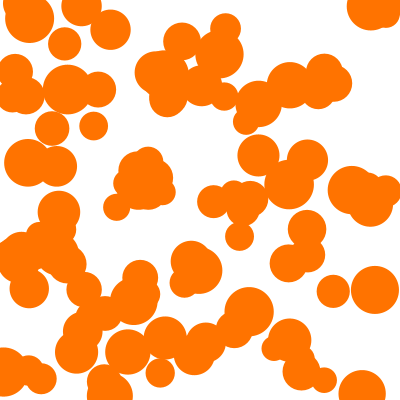
Frame 1 (no input)
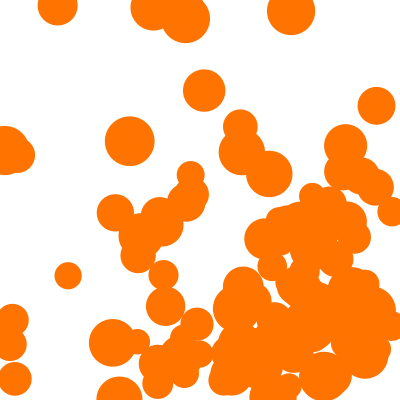
Frame 60 (the mouse pressed at the canvas centre just before this capture)
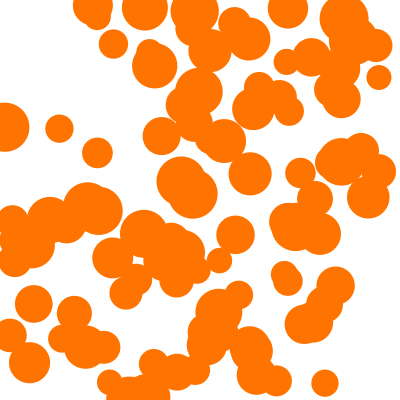
Frame 120 (the mouse held since frame 60 and released just before this capture)

The Processing sketch that drew these frames (run headless with seeded random() and noise(); from frame 60 on, the mouse is pressed at the canvas centre):

// Processing sketch: processing_175256
// ── processing_175256.pde

float [] ballX;
float [] ballY;
float [] speedX;
float [] speedY;
float [] diameter;
int nBalls = 100;
int bounce =0;

void setup () {
  size(400,400);
  ballX = new float[nBalls];
  ballY = new float[nBalls];
  speedX = new float[nBalls];
  speedY = new float[nBalls];
  diameter = new float[nBalls];
  
  for(int i = 0; i < nBalls; i++) {
    
  ballX[i] = random(width);
  ballY[i] = random(height);
  speedX[i] = random(5);
  speedY[i] = random(5);
  diameter[i] = random(25,50);
  };
}

void draw () { 
  frameRate(100);
  noStroke();
  background(255,255,255); 
  fill(255,115,0);
  for(int i = 0; i < nBalls; i++) {
    ellipse(ballX[i], ballY[i], diameter[i], diameter[i]);
  }
  update();
}

void update () {
  for(int i = 0; i < nBalls; i++) {
    ballX[i] += speedX[i];
    ballY[i] += speedY[i];
  
  if (ballX[i] + diameter[i]/2> width) {
    speedX[i] += -1;
    bounce ++;
    println(bounce);
  } else if (ballX[i] - diameter[i]/2 < 0) {
    speedX[i] *= -1;
    bounce ++;
    println(bounce);
  }
  
  if (ballY[i] + diameter[i]/2> height) {
    speedY[i] *= -1;
    bounce ++;
     println(bounce);
  } else if (ballY[i] - diameter[i]/2< 0) {
  speedY[i] *= -1;
    bounce ++;
     println(bounce);
    }
  }
}
